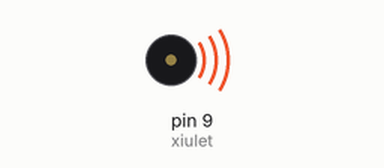
This sketch was run on a simulated Arduino Uno, built with avr-gcc and run on an emulated ATmega328P. Parts: buzzer (waves = sounding).

Above: at 0.1 s.
At 3.1 s:
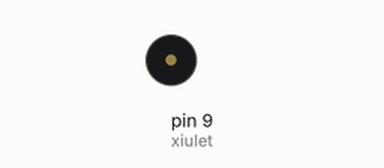
Timing chart, 0 to 4.6 s (numbered marks = the images above):
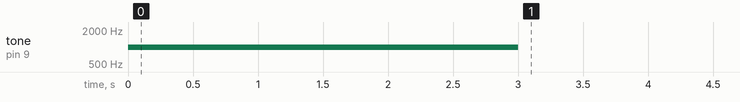

Measured:
- by itself, tone on pin 9 (xiulet): silent → 1000 Hz at 0.00 s, → silent 3.0 s later

The sketch:

Programa_2.ino
```cpp
/*****************************************************************
**                                                              **
**                        Títol:xiulet durant 3 segons                                **
**          Posar nom representatiu del programa                **
**                                                              **
** NOM:Martin Herranz                          Data:21/05/2018  **
*****************************************************************/
//****************************INCLUDE*****************************


//***************************VARIABLES****************************
const int xiulet = 9;        // donar nom al pin 9 de l’Arduino
//*****************************SETUP******************************

void setup() {                 //Configura el final de salida
 pinMode(xiulet, OUTPUT);   // definir el pin 9 com una sortida

  tone(xiulet, 1000,3000);    //
}


//******************************LOOP******************************

void loop() {                 //Inicia el bucle del programa


}

//****************************FUNCIONS****************************
```
